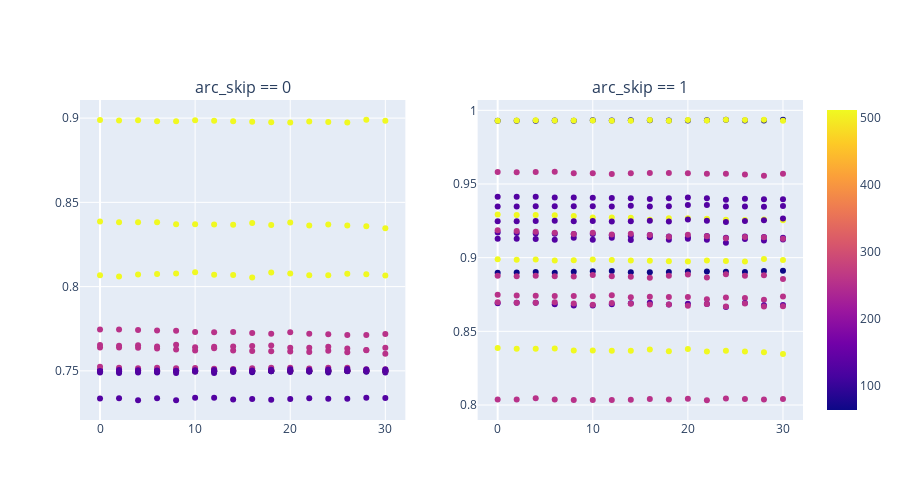

The cell this chart's notebook holds for it:
### Code cell
import plotly.express as px
import pandas as pd

hue = "arc_latent_volume"
yplot = "test_Accuracy"
xplot = "n_swaps"

# extra_info = ["test_file", "arc_features", "train_Accuracy", "valid_Accuracy"]

df0 = df.query("arc_skip == 0")
df1 = df.query("arc_skip == 1")

fig0 = px.scatter(
    df0, x=xplot, y=yplot, color=hue, title="No skip" 
)
fig1 = px.scatter(df1, x=xplot, y=yplot, color=hue, title="Skip")

fig0.update_layout(showlegend=False)  # Oculta la leyenda en el primer gráfico

# Combinar ambos gráficos en subplots
from plotly.subplots import make_subplots
import plotly.graph_objects as go

fig = make_subplots(rows=1, cols=2, subplot_titles=["arc_skip == 0", "arc_skip == 1"])

for trace in fig0.data:
    fig.add_trace(trace, row=1, col=1)

for trace in fig1.data:
    fig.add_trace(trace, row=1, col=2)

fig.update_layout(width=900, height=500, legend_title="Num Params", showlegend=True)

fig.show()

### Figure 1 — Plotly figure (JSON) as saved in the notebook; plotly's stock layout.template omitted (floating-point values rounded to 4 significant figures; data arrays with more than 128 entries replaced by an {"elided": "..."} marker saying what was removed)
{"data": [{"hovertemplate": "n_swaps=%{x}<br>test_Accuracy=%{y}<br>arc_latent_volume=%{marker.color}<extra></extra>", "legendgroup": "", "marker": {"color": {"elided": "306 int values"}, "coloraxis": "coloraxis", "symbol": "circle"}, "mode": "markers", "name": "", "orientation": "v", "showlegend": false, "type": "scatter", "x": {"elided": "306 int values"}, "xaxis": "x", "y": {"elided": "306 float values"}, "yaxis": "y"}, {"hovertemplate": "n_swaps=%{x}<br>test_Accuracy=%{y}<br>arc_latent_volume=%{marker.color}<extra></extra>", "legendgroup": "", "marker": {"color": {"elided": "306 int values"}, "coloraxis": "coloraxis", "symbol": "circle"}, "mode": "markers", "name": "", "orientation": "v", "showlegend": false, "type": "scatter", "x": {"elided": "306 int values"}, "xaxis": "x2", "y": {"elided": "306 float values"}, "yaxis": "y2"}], "layout": {"annotations": [{"font": {"size": 16}, "showarrow": false, "text": "arc_skip == 0", "x": 0.225, "xanchor": "center", "xref": "paper", "y": 1, "yanchor": "bottom", "yref": "paper"}, {"font": {"size": 16}, "showarrow": false, "text": "arc_skip == 1", "x": 0.775, "xanchor": "center", "xref": "paper", "y": 1, "yanchor": "bottom", "yref": "paper"}], "height": 500, "legend": {"title": {"text": "Num Params"}}, "showlegend": true, "width": 900, "xaxis": {"anchor": "y", "domain": [0, 0.45]}, "xaxis2": {"anchor": "y2", "domain": [0.55, 1]}, "yaxis": {"anchor": "x", "domain": [0, 1]}, "yaxis2": {"anchor": "x2", "domain": [0, 1]}}}
